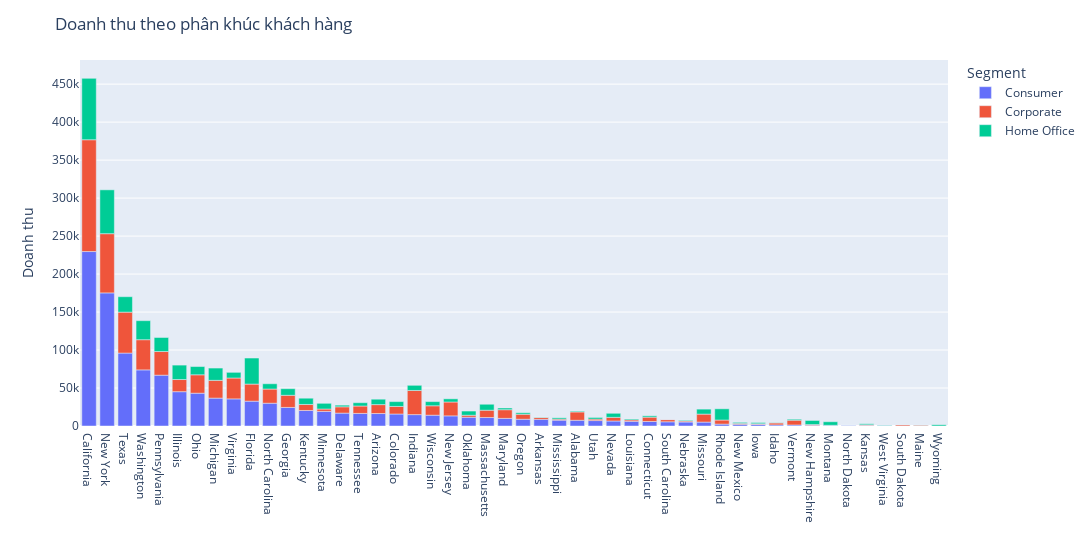

Notebook code cell kept with this figure:
### Code cell
state_cus_sales = df.groupby(['State','Segment'])['Sales'].sum().reset_index()
state_cus_sales = state_cus_sales.sort_values(by=['Sales'],ascending=False)
fig_state_cus = px.bar(state_cus_sales,x = 'State',y = ['Sales'],color='Segment')
fig_state_cus.update_layout(
    title = 'Doanh thu theo phân khúc khách hàng',
    yaxis_title = 'Doanh thu',
    xaxis_title = '',
    width = 5000
)
fig_state_cus.show()

### Figure 1 — Plotly figure (JSON) as saved in the notebook; plotly's stock layout.template omitted (floating-point values rounded to 4 significant figures)
{"data": [{"alignmentgroup": "True", "hovertemplate": "Segment=Consumer<br>State=%{x}<br>value=%{y}<extra></extra>", "legendgroup": "Consumer", "marker": {"color": "#636efa", "pattern": {"shape": ""}}, "name": "Consumer", "offsetgroup": "Consumer", "orientation": "v", "showlegend": true, "textposition": "auto", "type": "bar", "x": ["California", "New York", "Texas", "Washington", "Pennsylvania", "Illinois", "Ohio", "Michigan", "Virginia", "Florida", "North Carolina", "Georgia", "Kentucky", "Minnesota", "Delaware", "Tennessee", "Arizona", "Colorado", "Indiana", "Wisconsin", "New Jersey", "Oklahoma", "Massachusetts", "Maryland", "Oregon", "Arkansas", "Mississippi", "Alabama", "Utah", "Nevada", "Louisiana", "Connecticut", "South Carolina", "Nebraska", "Missouri", "Rhode Island", "New Mexico", "Iowa", "Idaho", "Vermont", "New Hampshire", "Montana", "North Dakota", "Kansas", "West Virginia", "South Dakota"], "xaxis": "x", "y": [229600.0, 175200.0, 95980.0, 73870.0, 66900.0, 45180.0, 43190.0, 36710.0, 35680.0, 32700.0, 30000.0, 24450.0, 20430.0, 19240.0, 16960.0, 16580.0, 16420.0, 15790.0, 14990.0, 14230.0, 13330.0, 11560.0, 11150.0, 10050.0, 8894.0, 8802.0, 7689.0, 7538.0, 7152.0, 6584.0, 6174.0, 5933.0, 5540.0, 5261.0, 5151.0, 2483.0, 2186.0, 2100.0, 1444.0, 1352.0, 908.6, 898.1, 891.5, 697.2, 673.3, 45.73], "yaxis": "y"}, {"alignmentgroup": "True", "hovertemplate": "Segment=Corporate<br>State=%{x}<br>value=%{y}<extra></extra>", "legendgroup": "Corporate", "marker": {"color": "#EF553B", "pattern": {"shape": ""}}, "name": "Corporate", "offsetgroup": "Corporate", "orientation": "v", "showlegend": true, "textposition": "auto", "type": "bar", "x": ["California", "New York", "Texas", "Washington", "Indiana", "Pennsylvania", "Virginia", "Ohio", "Michigan", "Florida", "North Carolina", "New Jersey", "Illinois", "Georgia", "Wisconsin", "Arizona", "Maryland", "Alabama", "Missouri", "Colorado", "Tennessee", "Massachusetts", "Delaware", "Kentucky", "Oregon", "Vermont", "Connecticut", "Rhode Island", "Nevada", "Minnesota", "South Carolina", "Idaho", "Oklahoma", "Arkansas", "Utah", "Louisiana", "Mississippi", "South Dakota", "New Mexico", "Nebraska", "Maine", "New Hampshire", "Iowa", "Kansas", "Montana"], "xaxis": "x", "y": [147200.0, 77950.0, 53910.0, 39730.0, 31790.0, 31130.0, 27500.0, 24210.0, 23390.0, 22480.0, 18660.0, 18270.0, 15980.0, 15980.0, 12400.0, 11740.0, 11390.0, 10970.0, 10500.0, 9946.0, 9746.0, 9640.0, 8312.0, 7928.0, 6564.0, 6282.0, 5716.0, 5381.0, 4802.0, 3111.0, 2916.0, 2630.0, 2570.0, 2464.0, 1957.0, 1882.0, 1363.0, 1270.0, 1270.0, 1267.0, 1164.0, 968.9, 911.5, 898.2, 48.19], "yaxis": "y"}, {"alignmentgroup": "True", "hovertemplate": "Segment=Home Office<br>State=%{x}<br>value=%{y}<extra></extra>", "legendgroup": "Home Office", "marker": {"color": "#00cc96", "pattern": {"shape": ""}}, "name": "Home Office", "offsetgroup": "Home Office", "orientation": "v", "showlegend": true, "textposition": "auto", "type": "bar", "x": ["California", "New York", "Florida", "Washington", "Texas", "Illinois", "Pennsylvania", "Michigan", "Rhode Island", "Ohio", "Georgia", "Kentucky", "Massachusetts", "Minnesota", "Virginia", "Arizona", "North Carolina", "Indiana", "Missouri", "Colorado", "Oklahoma", "Wisconsin", "New Hampshire", "Nevada", "Montana", "Tennessee", "New Jersey", "Maryland", "Delaware", "Utah", "Oregon", "Connecticut", "Mississippi", "Wyoming", "Iowa", "New Mexico", "Kansas", "Vermont", "Louisiana", "Alabama", "Nebraska", "West Virginia", "Arkansas", "Idaho", "Maine", "North Dakota", "South Carolina"], "xaxis": "x", "y": [80880.0, 57720.0, 34290.0, 25050.0, 20300.0, 19000.0, 18480.0, 16170.0, 14760.0, 10850.0, 8666.0, 8233.0, 7843.0, 7517.0, 7452.0, 7121.0, 6949.0, 6780.0, 6554.0, 6368.0, 5552.0, 5487.0, 5415.0, 5342.0, 4643.0, 4337.0, 4162.0, 2265.0, 2178.0, 2111.0, 1973.0, 1735.0, 1720.0, 1603.0, 1568.0, 1327.0, 1319.0, 1295.0, 1160.0, 1004.0, 936.9, 536.5, 412.3, 307.7, 106.1, 28.38, 25.92], "yaxis": "y"}], "layout": {"barmode": "relative", "legend": {"title": {"text": "Segment"}, "tracegroupgap": 0}, "margin": {"t": 60}, "title": {"text": "Doanh thu theo phân khúc khách hàng"}, "width": 5000, "xaxis": {"anchor": "y", "domain": [0, 1], "title": {"text": ""}}, "yaxis": {"anchor": "x", "domain": [0, 1], "title": {"text": "Doanh thu"}}}}
